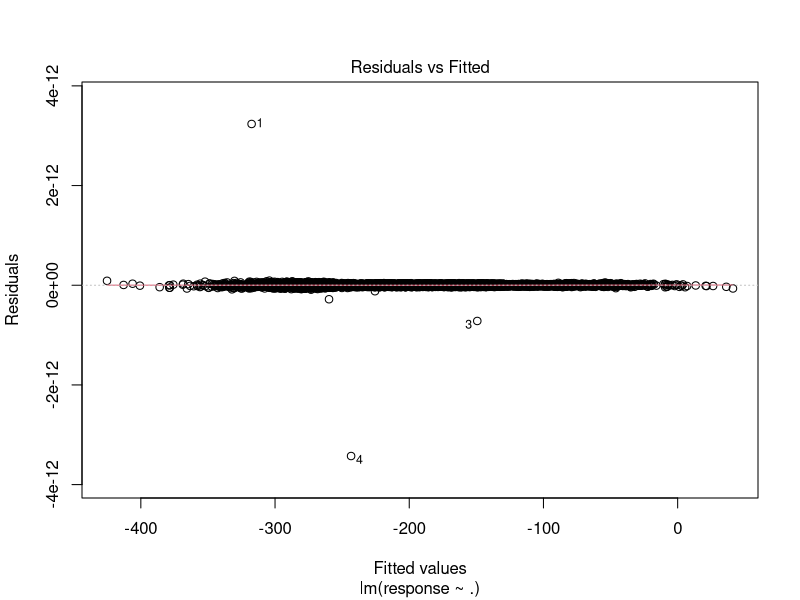
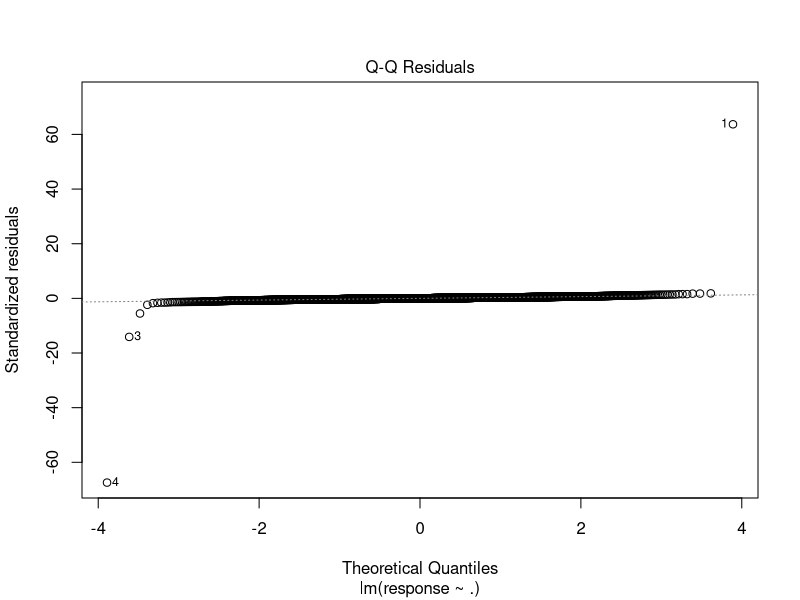
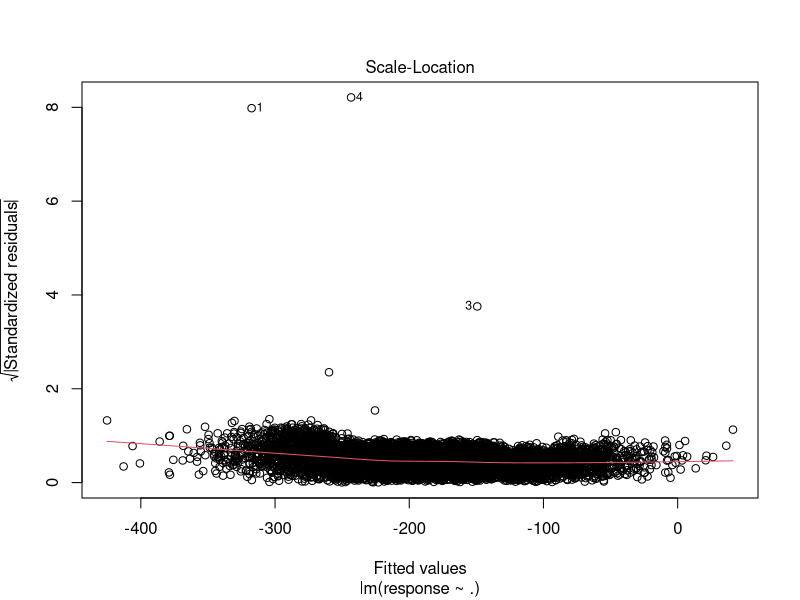
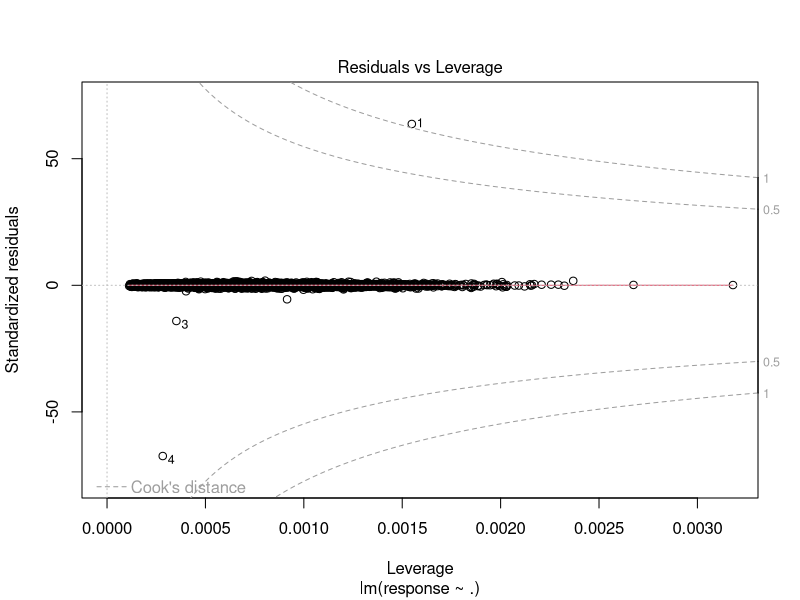
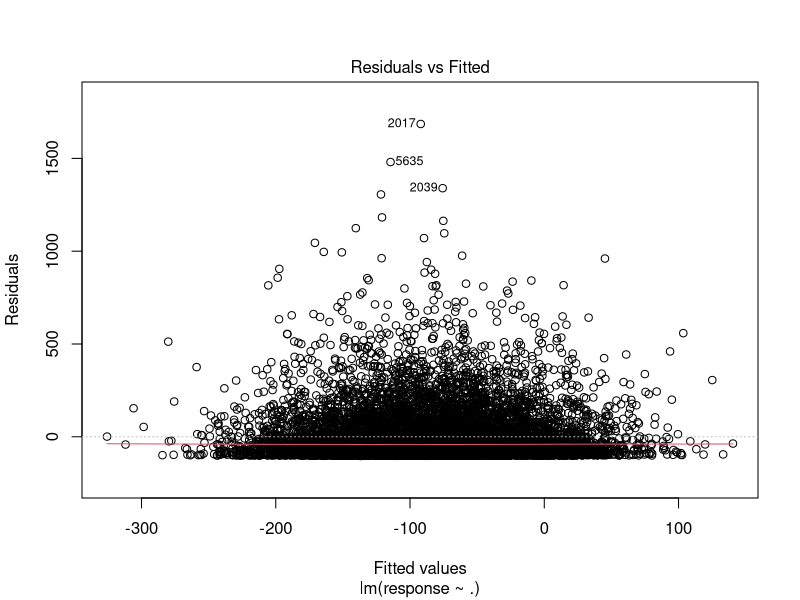
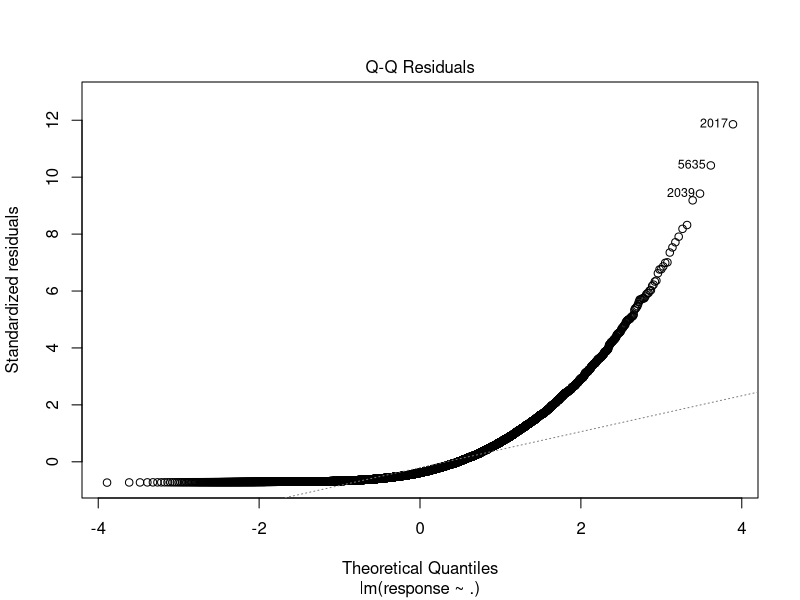
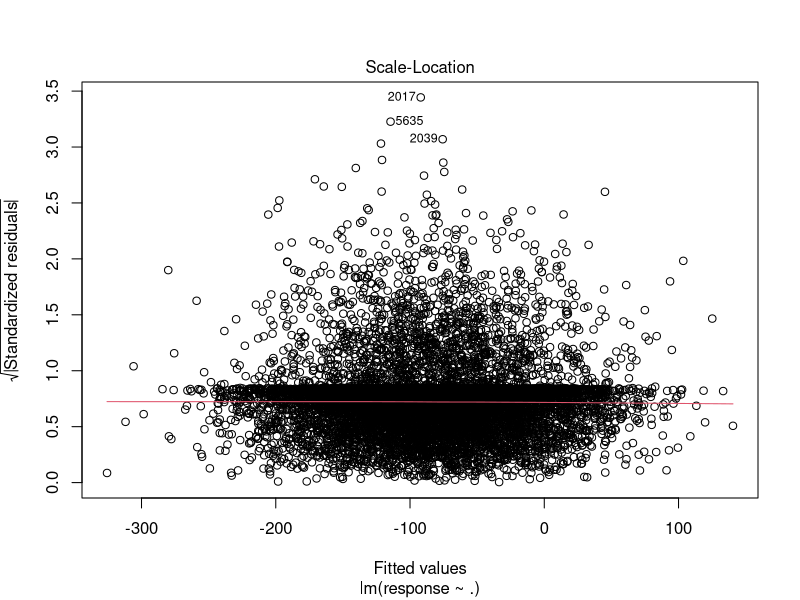
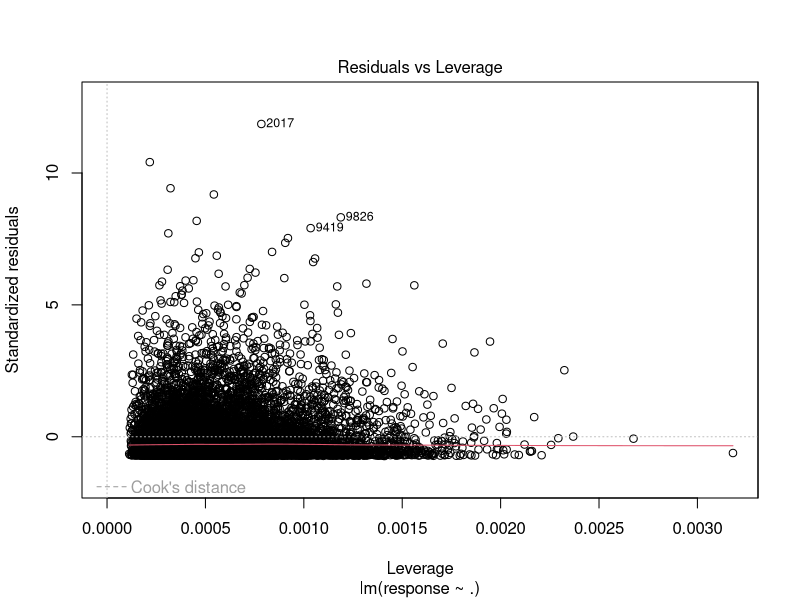

These figures' R source, in order:
# Simulation Script to explore regression diagnositcs

# Generate some mock data
n <- 10000
X1 <- rnorm(n,0,1)
X2 <- rnorm(n,2,.4)
X3 <- rnorm(n,15,5)
X4 <- rnorm(n,-12,1)
X5 <- rnorm(n,10,1)

# We will create a perfect linear relationship between our predictors
# and our response variable so we can see what a "good" linear model
# looks like
response <- 2*X1+4*X2-12*X3+X4+0*X5
data <- data.frame(X1,X2,X3,X4,X5,response)

# Fit the model
model <- lm(response~.,data=data)

# View summary statistics
summary(model)

# Generate diagnostic plots
plot(model)

##################################################################################
# Now let's noise up our data so we can see a less than perfect model
data$response <- data$response + rnorm(n,0,10)^2

# Fit the model
model <- lm(response~.,data=data)

# View summary statistics
summary(model)

# Generate diagnostic plots
plot(model)

##################################################################################
# Plot confidence interval on regression line

# Going to use ggplot because it's way prettier than base R
library(ggplot2)

# Generate data and create a quadratic trend with some noise
x <- runif(500,0,2)
y <- x^2 + rnorm(500,0,6)
data <- data.frame(x,y)

# Fit a quadratic model
model <- lm(y~x+I(x^2))
summary(model)

# Get CI bounds
lower <- predict(model,newdata=data,interval = "confidence",level=0.95)[,2]
upper <- predict(model,newdata=data,interval = "confidence",level=0.95)[,3]

# Plot and add in regression line / confidence band
ggplot(data=data) + geom_point(aes(x,y),color="orange") + geom_line(aes(x,model$fitted.values),color="darkblue") + 
  geom_ribbon(aes(x=x,ymin=lower,ymax=upper),fill="dodgerblue",alpha=0.5)
